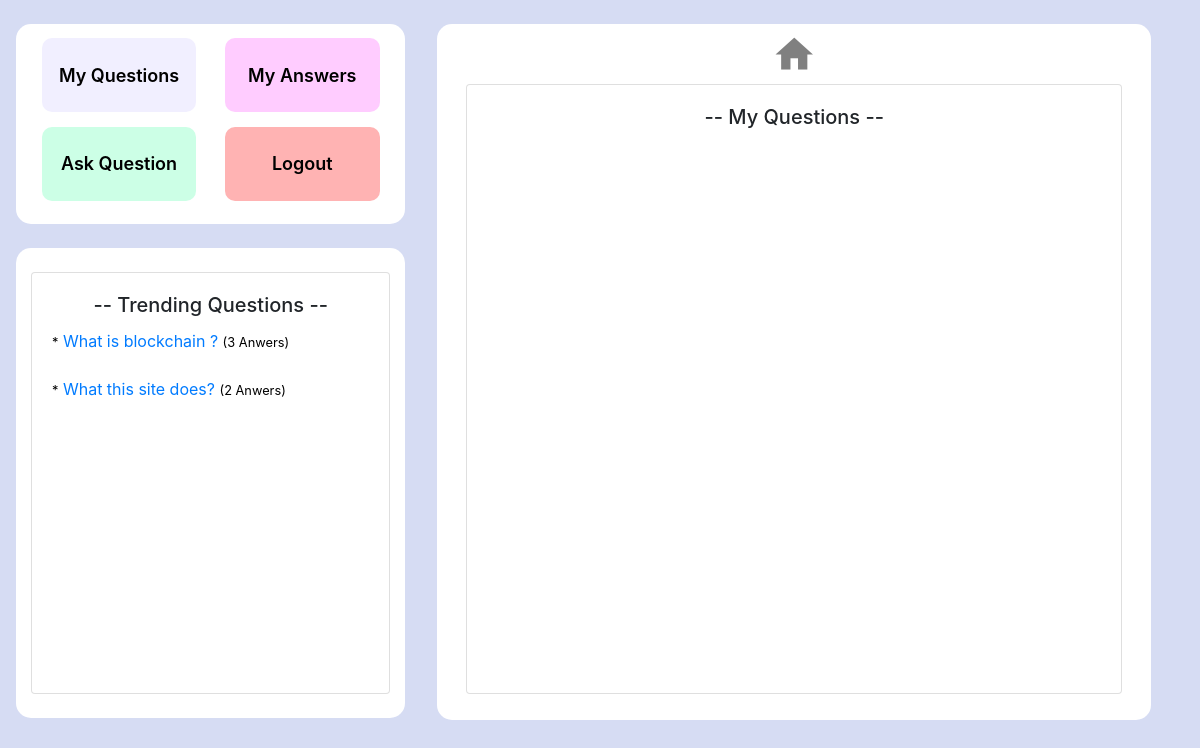
/question/myquestion/ (signed in), run on an earlier commit of the app's database.
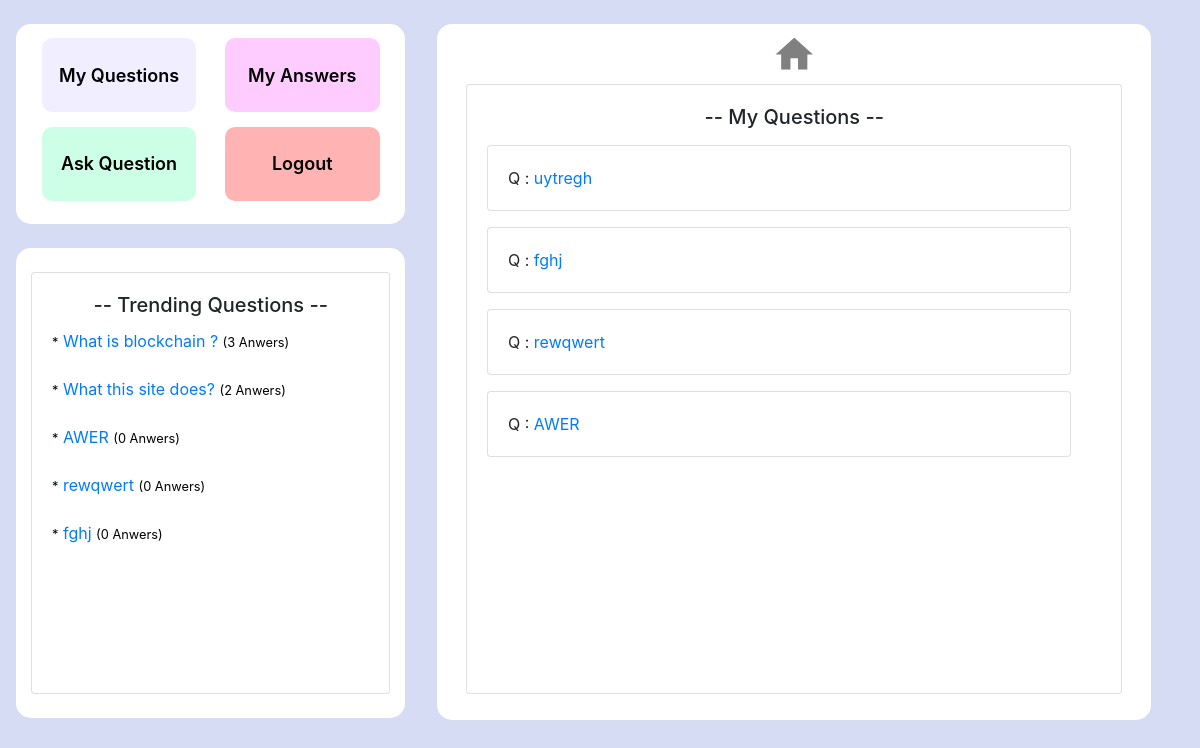
And on a later commit of the database.
### Question_App/models.py (models this page shows, shortened)
class Question(models.Model):
    user=models.ForeignKey(User,on_delete=models.CASCADE)  #user who is logged in
    title=models.CharField(max_length=200) # title of qestion
    question=models.TextField() #question
    created_time= models.DateTimeField(auto_now=True) #question creation time
    answer_count=models.IntegerField(default=0) #total reply or answer count
    qustion_upvote=models.IntegerField(default=0) #question upvote
    question_downvote=models.IntegerField(default=0) #question q

### Question_App/views.py (the view)
# urls.py: path('question/myquestion/',MyQuestionListView.as_view(),name='my-question'),
class MyQuestionListView(ListView):
    model=Question
    template_name='ui/my_question_list.html'
    context_object_name='q_list'
    ordering=['-created_time']

### Question_App/templates/ui/my_question_list.html
{% extends "ui/base.html" %}
{% block content %}
{% if user.is_authenticated %}
  <h5 class="card-title mt-3"style="text-align:center;"> -- My Questions --</h5>
    {% for i in q_list %}
      {% if request.user == i.user %}
          <div class="card mt-3" style="width:95%;">
          <div class="card-body">
            <div class="row">
              <div class="col-sm-10">
                <p class="card-text">Q : <a href="{% url 'question-detail' i.pk %}" style="text-decoration:none;">{{ i.question }}</a></p>
              </div>
            </div>
          </div>
          </div>
      {% endif %}
    {% endfor %}
{% endif %}
{% endblock %}

### Question_App/templates/ui/base.html (shortened to what this page needs)
<!DOCTYPE html>
{% load static %}
<html lang="en">
<head>
  <link rel="stylesheet" href="https://maxcdn.bootstrapcdn.com/bootstrap/4.5.0/css/bootstrap.min.css">
</head>
<body style="background-color:#1030bb2b;" >
  <div class="row ml-3 mr-3 mt-4 mb-2">
      <div class="col-sm-4">
{% if user.is_authenticated %}
        <div class="row" style="height:200px;border-style:none!important;">
          <div class="col-sm-12 bg-white" style="border-radius:15px; ">
            <a href="{% url 'my-question' %}"><button type="submit" class="buttonx btn-sm" style="height:37%; margin-top:4%; font-size:18px; font-weight:600;">My Questions</button></a>
            <a href="{% url 'my-answer' %}"><button type="submit" class="buttonx btn-sm" style="float:right; background-color:#ffccff; height:37%; margin-top:4%; font-size:18px;font-weight:600;">My Answers</button></a>
            <a href="{% url 'question-create' %}"><button type="submit" class="buttonx btn-sm" style="height:37%; margin-top:1%; margin-bottom:3%; font-size:18px; font-weight:600; background-color: #ccffe6;">Ask Question</button></a>
            <a href="{% url 'logout' %}"><button type="submit" class="buttonx btn-sm" style="float:right; background-color: #ffb3b3; height:37%; margin-top:1%; margin-bottom:3%; font-size:18px; font-weight:600;">Logout</button></a>
          </div>
        </div>
{% endif %}
        <br>
        {% if user.is_authenticated %}
                <div class="row" style="height:470px;border-style:none!important;">
                  <div class="col-sm-12 bg-white" style="border-radius:15px; ">
                    <br>
                    <div class="card" >
                      <div class="card-body">
                        <h5 class="card-title"style="text-align:center;"> -- Trending Questions --</h5>
                        <div style="overflow-y:auto;height:320px;">
        {% endif %}
                          {% for t in trending_question %}
                            <a href="{% url 'question-detail' t.0 %}" style="text-decoration:none;"><p class="card-text"><small style="color:black;">*</small> {{ t.1 }} <small style="color:black;">({{ t.2 }} Anwers)</small> </p></a><br>
                          {% endfor %}
                        </div>
                        <br>
                      </div>
                    </div>
                  </div>
                </div>
        <br>
      </div>
      <div class="col-sm-8" style="">
        <div class="row">
          <div class="p-3" ></div>
          <div class="col-sm-11 bg-white" style="height:696px; border-radius:15px; ">
            <div class="row pt-2">
                <span class="material-icons" style="font-size:45px;margin:0 auto;"><a href="{% url 'home' %}" style="  text-decoration:none; color:grey;">home</a></span>
          </div>
            <div class="card pb-4"style="margin:1% 2%;">
              <div class="card-body pt-1">
                <div style="overflow-y:auto;height:560px;">
{% block content %}
{% endblock %}
                </div>
              </div>
            </div>
          </div>
        </div>
      </div>
  </div>
</body>
</html>

What changed in the data, as far as the page shows it:
added Question: question "AWER", t "0"
added Question: question "rewqwert", t "0"
added Question: question "fghj", t "0"
added Question: question "uytregh", shown under "-- My Questions --"
